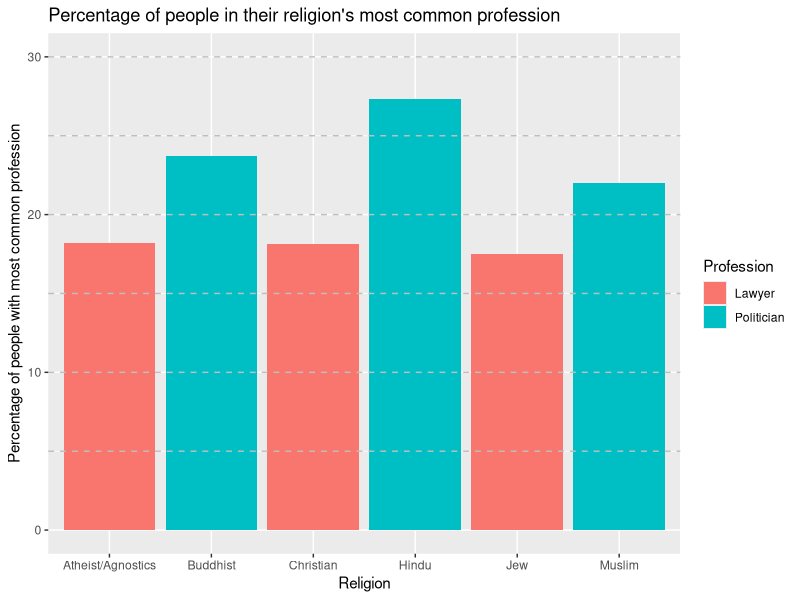

Write the R code that produced this figure.
# R script for religions

library(tidyverse)

# Load data
data <- read_csv("profession_by_all.csv")

# Make table for most common professions for each religion and the counts and percentage
religion_professions <- data |>
  filter(Religion != 'Religion', Profession != 'Profession') |>
  group_by(Religion, Profession) |>
  summarise(count = n(), .groups = "drop") |>
  group_by(Religion) |>
  mutate(total_in_religion = sum(count)) |>
  slice_max(count, n = 1, with_ties = FALSE) |>
  mutate(percentage = (count / total_in_religion) * 100) |>
  select(Religion, Profession, count, percentage)

# Plot barplot
barplot <- religion_professions |>
  ggplot(aes(
    x = Religion,
    y = percentage,
    fill = Profession
  )) +
  geom_col() +
  labs(
    x = 'Religion',
    y = 'Percentage of people with most common profession',
    title = 'Percentage of people in their religion\'s most common profession'
  ) +
  ylim(0, 30) +
  geom_hline(
    yintercept = seq(5, 30, by = 5),
    color = "grey", 
    linetype = "dashed"
  )

# Save the barplot as .png
ggsave(
  filename = "religions_barplot.png",
  plot = barplot
)

